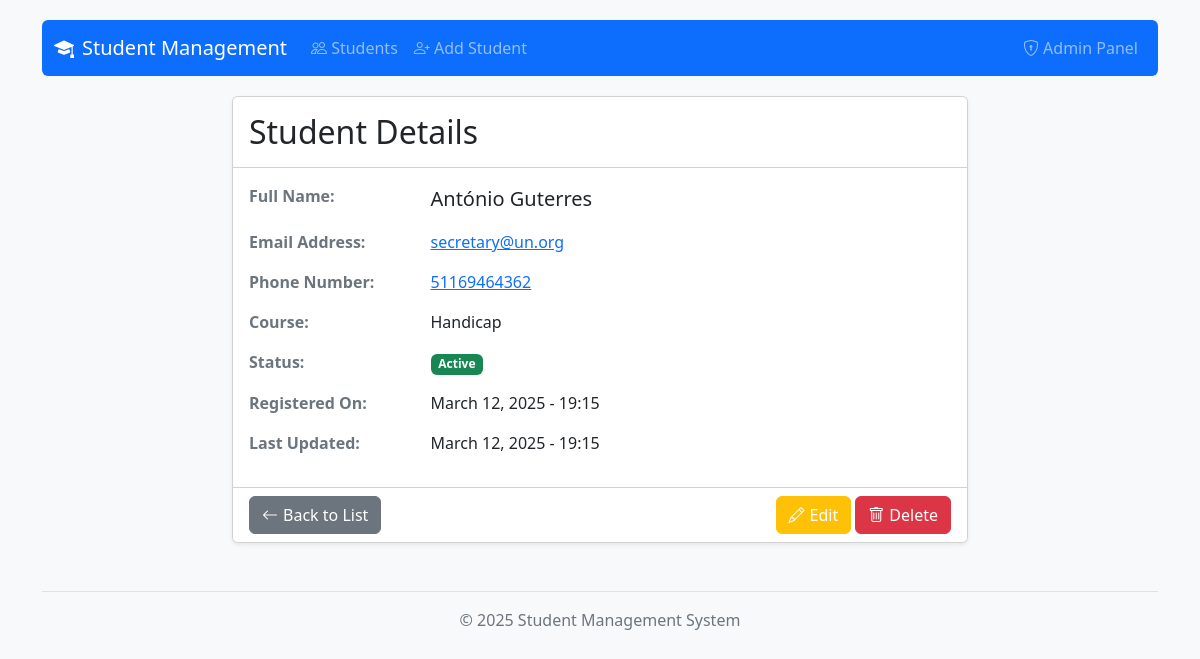
Page /student/16/ on the committed database.
### students/models.py (models this page shows, shortened)
class Student(models.Model):
    name = models.CharField(max_length=100)
    email = models.EmailField(unique=True)
    phone = models.CharField(max_length=20)
    course = models.CharField(max_length=50)
    is_active = models.BooleanField(default=True)
    created_at = models.DateTimeField(auto_now_add=True)
    updated_at = models.DateTimeField(auto_now=True)
    class Meta:
        ordering = ['-created_at']
        verbose_name = 'Student'
        verbose_name_plural = 'Students'

### students/views.py (the view)
# urls.py: path('student/<int:pk>/', StudentDetailView.as_view(), name='student-detail'),
class StudentDetailView(DetailView):
    model = Student
    template_name = 'students/student_detail.html'
    context_object_name = 'student'

### templates/students/student_detail.html (shortened to what this page needs)
{% extends 'students/base.html' %}
{% block content %}
    <div class="row">
        <div class="col-md-8 offset-md-2">
            <div class="card">
                <div class="card-header bg-white py-3">
                    <h2 class="card-title m-0">Student Details</h2>
                </div>
                <div class="card-body">
                    <div class="row mb-3">
                        <div class="col-md-3 fw-bold text-muted">Full Name:</div>
                        <div class="col-md-9 fs-5">{{ student.name }}</div>
                    </div>
                    <div class="row mb-3">
                        <div class="col-md-3 fw-bold text-muted">Email Address:</div>
                        <div class="col-md-9">
                            <a href="mailto:{{ student.email }}">{{ student.email }}</a>
                        </div>
                    </div>
                    <div class="row mb-3">
                        <div class="col-md-3 fw-bold text-muted">Phone Number:</div>
                        <div class="col-md-9">
                            <a href="tel:{{ student.phone }}">{{ student.phone }}</a>
                        </div>
                    </div>
                    <div class="row mb-3">
                        <div class="col-md-3 fw-bold text-muted">Course:</div>
                        <div class="col-md-9">{{ student.course }}</div>
                    </div>
                    <div class="row mb-3">
                        <div class="col-md-3 fw-bold text-muted">Status:</div>
                        <div class="col-md-9">
                            {% if student.is_active %}
                                <span class="badge bg-success">Active</span>
                            {% else %}
                                <span class="badge bg-danger">Inactive</span>
                            {% endif %}
                        </div>
                    </div>
                    <div class="row mb-3">
                        <div class="col-md-3 fw-bold text-muted">Registered On:</div>
                        <div class="col-md-9">{{ student.created_at|date:"F d, Y - H:i" }}</div>
                    </div>
                    <div class="row mb-3">
                        <div class="col-md-3 fw-bold text-muted">Last Updated:</div>
                        <div class="col-md-9">{{ student.updated_at|date:"F d, Y - H:i" }}</div>
                    </div>
                </div>
                <div class="card-footer bg-white">
                    <div class="d-flex justify-content-between">
                        <a href="{% url 'student-list' %}" class="btn btn-secondary btn-icon">
                            <i class="bi bi-arrow-left"></i> Back to List
                        </a>
                        <div>
                            <a href="{% url 'student-update' student.id %}" class="btn btn-warning btn-icon text-white">
                                <i class="bi bi-pencil"></i> Edit
                            </a>
                            <a href="{% url 'student-delete' student.id %}" class="btn btn-danger btn-icon">
                                <i class="bi bi-trash"></i> Delete
                            </a>
                        </div>
                    </div>
                </div>
            </div>
        </div>
    </div>
{% endblock %}

### templates/students/base.html (style rules this page uses)
body { padding-top: 20px; padding-bottom: 20px; background-color: #f8f9fa; }
.card { box-shadow: 0 0.125rem 0.25rem rgba(0, 0, 0, 0.075); }
.btn-icon { display: inline-flex; align-items: center; }
.btn-icon i { margin-right: 5px; }

### rows in the picture
Student: name "António Guterres", email "secretary@un.org", phone "51169464362", course "Handicap", created_at "March 12, 2025 - 19:15", updated_at "March 12, 2025 - 19:15"
